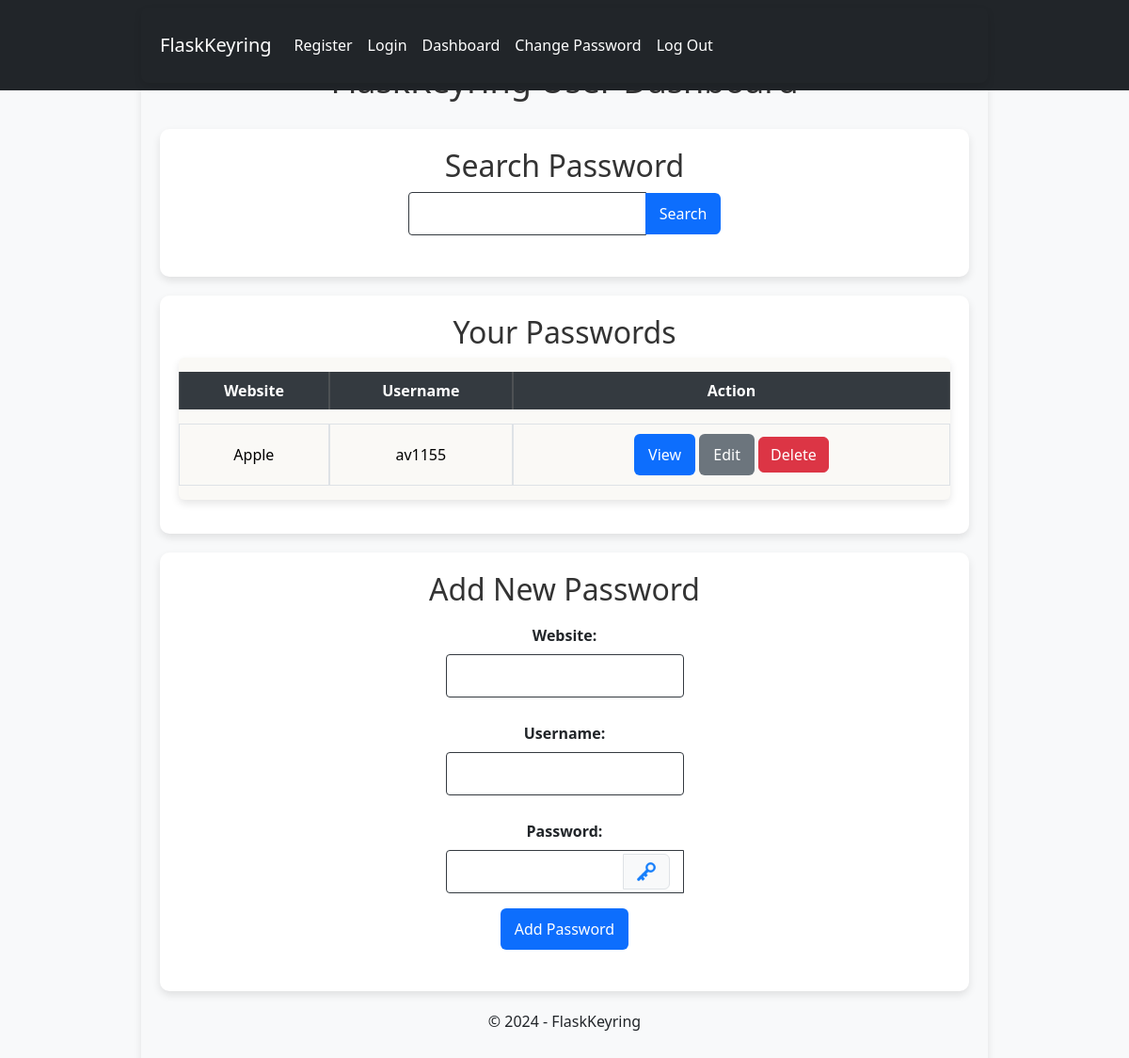
Page / (signed in) on the earlier database version.
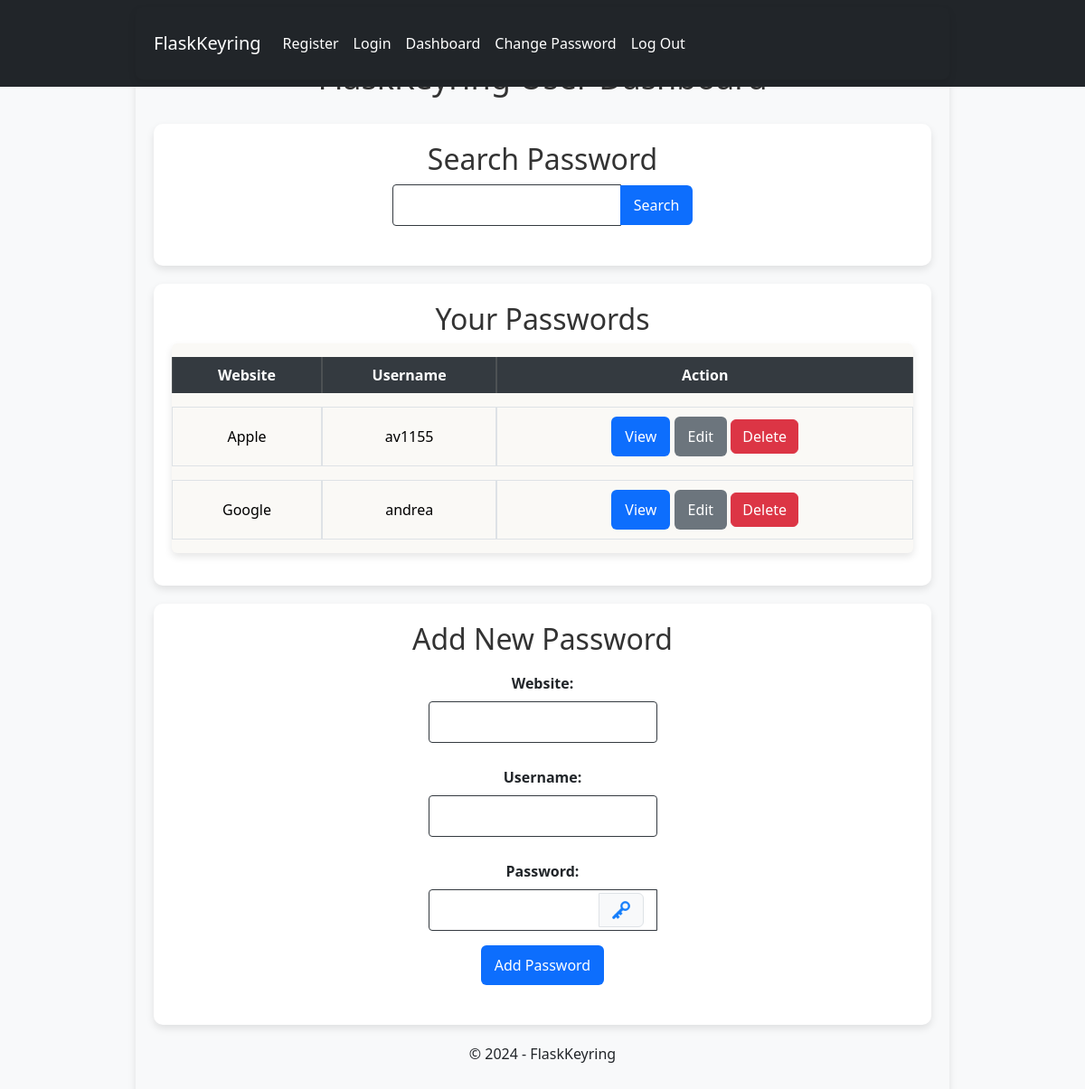
Same page on the later database version.
### application/models/password.py (models this page shows, shortened)
class Password(db.Model):
    __tablename__ = "passwords"
    id = db.Column(db.Integer, primary_key=True)
    user_id = db.Column(db.Integer, db.ForeignKey("users.id"), nullable=False)
    website = db.Column(db.String(255), nullable=False)
    username = db.Column(db.String(100), nullable=False)
    password = db.Column(db.String(200), nullable=False)

### application/views/main.py (the view)
@main.route("/")
def index():
    current_year = datetime.now().year
    if current_user.is_authenticated:
        passwords = Password.query.filter_by(user_id=current_user.id).all()
        return render_template(
            "dashboard.html", current_year=current_year, passwords=passwords
        )
    return render_template("index.html")

### app.py (called while the page is built)
@login_manager.user_loader
def load_user(user_id):
    return User.query.get(int(user_id))

### templates/dashboard.html (shortened to what this page needs)
{% extends "layout.html" %}
{% block content %}
    <header>
        <h1>FlaskKeyring User Dashboard</h1>
    </header>
    <main>
        <section class="search-password">
            <h2>Search Password</h2>
            <form method="POST" action="{{ url_for('main.search_password') }}" class="mb-4">
                <div class="input-group">
                    <input type="text" id="search_website" name="search_website" class="form-control form-control-dark" required />
                    <button type="submit" class="btn btn-primary">Search</button>
                </div>
            </form>
        </section>
        <section class="password-list">
            <h2>Your Passwords</h2>
            <table class="table table-bordered table-hover rounded">
                <thead class="table-dark">
                    <tr>
                        <th>Website</th>
                        <th>Username</th>
                        <th>Action</th>
                    </tr>
                </thead>
                <tbody>
                    {% for password in passwords %}
                    <tr>
                        <td class="align-middle text-center">{{ password.website }}</td>
                        <td class="align-middle text-center">{{ password.username }}</td>
                        <td>
                            <a href="{{ url_for('main.view_password', password_id=password.id) }}" class="btn btn-primary">View</a>
                            <a href="{{ url_for('main.edit_password', password_id=password.id) }}" class="btn btn-secondary">Edit</a>
                            <form action="{{ url_for('main.remove_password', password_id=password.id) }}" method="POST" style="display: inline-block;">
                                <button type="submit" class="btn btn-danger">Delete</button>
                            </form>
                        </td>
                    </tr>
                    {% endfor %}
                </tbody>
            </table>
        </section>
        <section class="add-password">
            <h2>Add New Password</h2>
            <form method="POST" action="{{ url_for('main.add_password') }}" class="mb-4">
                <div class="mb-3">
                    <label for="website" class="form-label">Website:</label>
                    <input type="text" id="website" name="website" required class="form-control form-control-dark" />
                </div>
                <div class="mb-3">
                    <label for="username" class="form-label">Username:</label>
                    <input type="text" id="username" name="username" required class="form-control form-control-dark" />
                </div>
                <div class="mb-3">
                    <label for="password" class="form-label">Password:</label>
                    <div class="input-group">
                        <input type="password" id="password" name="password" required class="form-control form-control-dark" />
                        <span class="input-group-text" id="generatePasswordIcon" style="cursor: pointer;">
                        <img src="{{ url_for('static', filename='images/blue_key.png') }}" alt="Password Generator" width="24" height="24">
                        </span>
                    </div>
                </div>
                <div class="text-center">
                    <button type="submit" class="btn btn-primary">Add Password</button>
                </div>
            </form>
        </section>
    </main>
    <footer>
        <p>&copy; {{ current_year }} - FlaskKeyring</p>
    </footer>
{% endblock %}

### templates/layout.html (shortened to what this page needs)
<!doctype html>
<html lang="en">
<head>
    <link href="https://cdn.jsdelivr.net/npm/bootstrap@5.3.2/dist/css/bootstrap.min.css" rel="stylesheet"
 />
    <link href="{{ url_for('static', filename='css/styles.css') }}" rel="stylesheet" />
</head>
<body>
    <nav class="navbar fixed-top navbar-expand-lg navbar-dark bg-dark">
        <div class="container">
            <a class="navbar-brand" href="{{ url_for('main.index') }}">FlaskKeyring</a>
            <div class="collapse navbar-collapse" id="navbarNav">
                <ul class="navbar-nav">
                    <li class="nav-item">
                        <a class="nav-link" href="{{ url_for('auth.register') }}">Register</a>
                    </li>
                    <li class="nav-item">
                        <a class="nav-link" href="{{ url_for('auth.login') }}">Login</a>
                    </li>
                </ul>
                {% if current_user.is_authenticated %}
                <ul class="navbar-nav ml-auto">
                    <li class="nav-item">
                        <a class="nav-link" href="{{ url_for('main.dashboard') }}">Dashboard</a>
                    </li>
                    <li class="nav-item">
                        <a class="nav-link" href="{{ url_for('auth.change_password') }}">Change Password</a>
                    </li>
                    <li class="nav-item">
                        <a class="nav-link" href="{{ url_for('auth.logout') }}">Log Out</a>
                    </li>
                </ul>
                {% endif %}
            </div>
        </div>
    </nav>
    <div class="container mt-4">{% block content %} {% endblock %}</div>
</body>
</html>

### static/css/styles.css (style rules this page uses)
body { font-family: "Segoe UI", Tahoma, Geneva, Verdana, sans-serif; background-color: #f8f9fa; color: #212529; margin: 0; padding-top: 20px; padding-bottom: 40px; }
form { display: inline-block; vertical-align: middle; }
h1, h2, h3, h4, h5, h6 { color: #333; text-align: center; }
h1 { font-size: 36px; margin-bottom: 30px; }
.navbar { background-color: #007bff; display: flex; flex-wrap: wrap; justify-content: space-between; margin-bottom: 20px; text-align: center; }
.nav-link { color: white !important; }
.btn-primary, .btn-success, .btn-secondary { border: none; padding: 10px 15px; font-size: 16px; margin: 5px; transition: background-color 0.3s, border-color 0.3s, box-shadow 0.3s; margin: 0; }
.form-control { border-radius: 4px; border: 1px solid #ddd; padding: 10px; font-size: 16px; flex: 1; width: 100%; }
.form-control-dark { border-color: #343a40; }
.input-group { display: flex; align-items: center; }
.form-label { margin-top: 10px; font-weight: bold; }
.table { background-color: #faf9f6; box-shadow: 0 4px 8px rgba(0, 0, 0, 0.1); border-collapse: separate; border-spacing: 0 15px; border-radius: 8px; overflow: hidden; }
.table td, .table th { vertical-align: middle; }
.table td { padding: 10px 15px; border-top: 1px solid #dee2e6; border-bottom: 1px solid #dee2e6; background-color: #faf9f6; transition: background-color 0.3s ease !important; }
.table th { background-color: #343a40; }
.search-password, .password-list, .add-password { text-align: center; background-color: white; padding: 20px; border-radius: 10px; box-shadow: 0 4px 8px rgba(0, 0, 0, 0.1); margin-bottom: 20px; }
.add-password { background-color: #ffffff; padding: 20px; border-radius: 10px; box-shadow: 0 4px 8px rgba(0, 0, 0, 0.1); margin-bottom: 20px; }
#generatePasswordIcon { cursor: pointer; position: absolute; top: 50%; right: 15px; transform: translateY(-50%); }

Differences in the rows shown:
added Password: website "Google", username "andrea"
